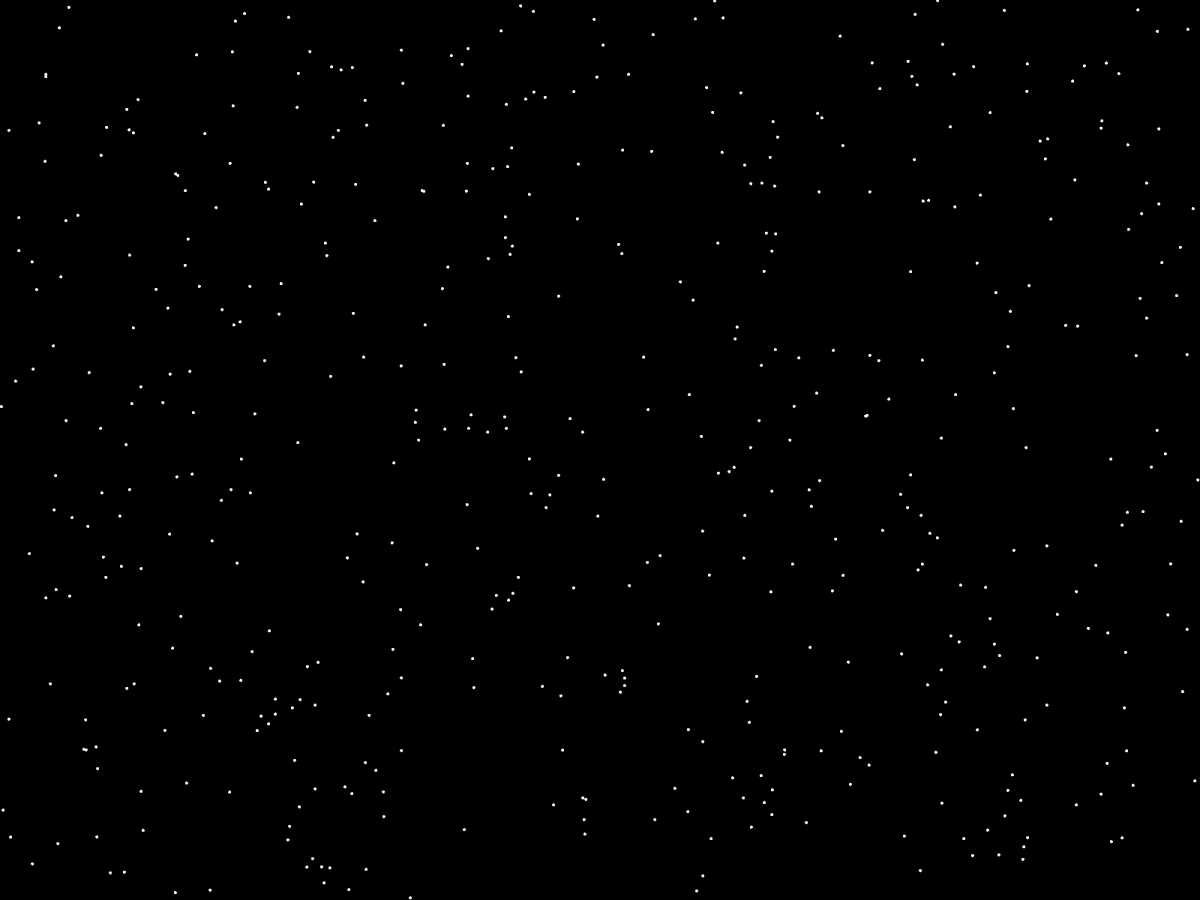
Frame 1 (no input)
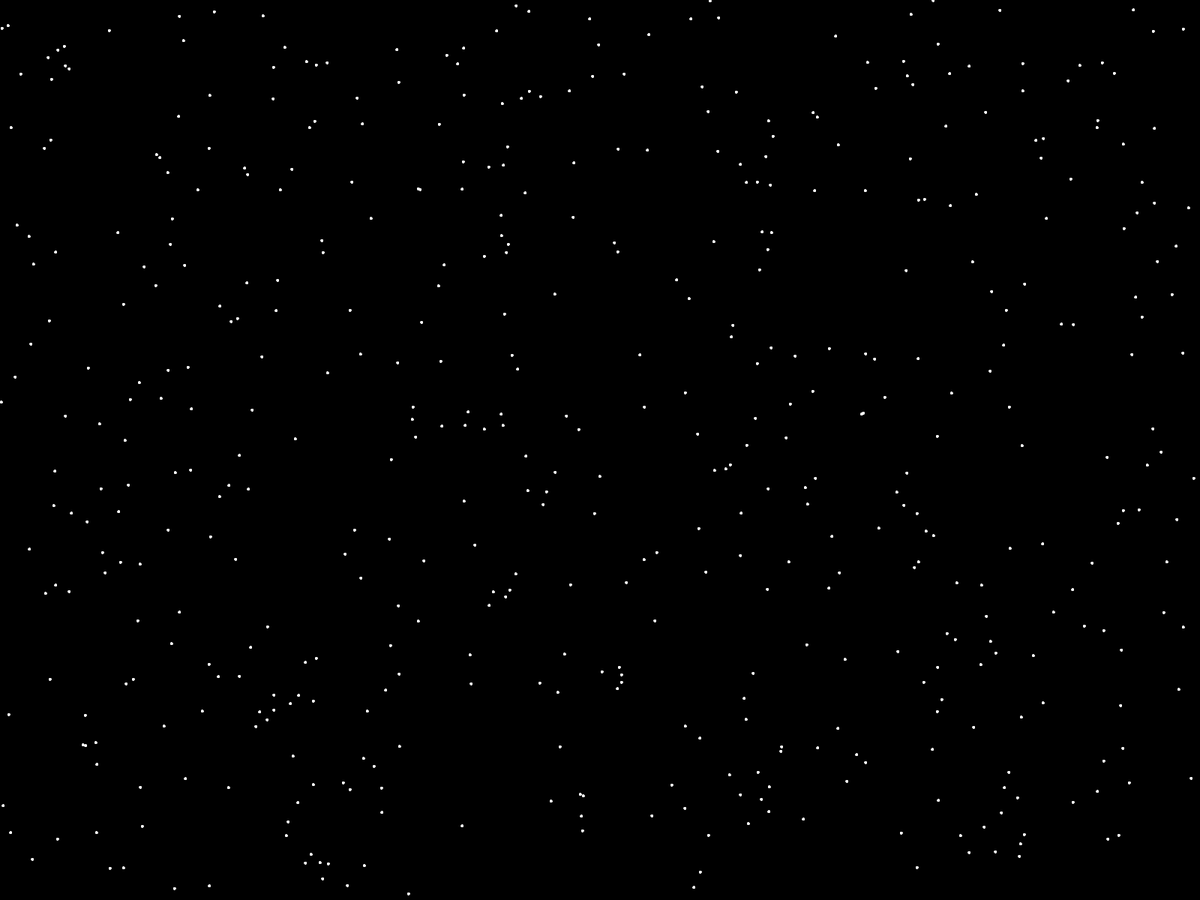
Frame 60 (the mouse pressed at the canvas centre just before this capture)
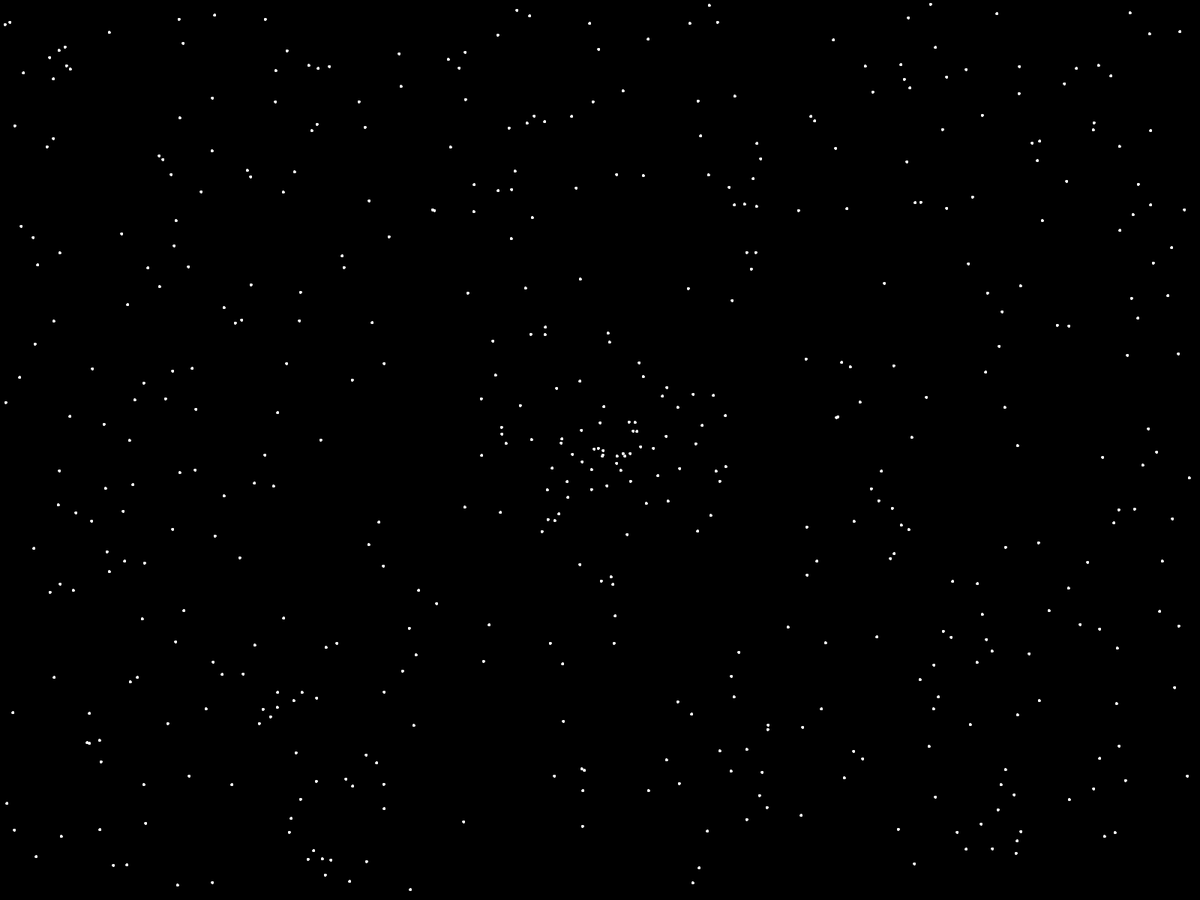
Frame 120 (the mouse held since frame 60 and released just before this capture)

The Processing sketch that drew these frames (run headless with seeded random() and noise(); from frame 60 on, the mouse is pressed at the canvas centre):

// Processing sketch: floor_Prototype_3b
// ── floor_Prototype_3b.pde
//Adopted from Daniel Shiffman https://www.youtube.com/watch?v=7eBLAgT0yUs
//Created by Miya Fordah
//Edited Nov 2nd, 2019

Particle[] particle = new Particle[500];

void setup() {
  //size(1000, 1000);
  fullScreen();
  for (int i = 0; i < particle.length; i++) {
    particle[i] = new Particle((float)random(width), (float)random(height));
  }
}

void draw() {
  background(0);
  for (int i = 0; i < particle.length; i++) {
    particle[i].update();
    particle[i].velocity();
    particle[i].display();
    
  }
}

// ── Particle.pde
class Particle {
  PVector location;
  PVector velocity;
  PVector acceleration;
  float locX;
  float locY;
  float velocityLimit;
  float mouseDistance;

  Particle( float locX, float locY) {
    this.locX = locX;
    this.locY = locY;
    location = new PVector(locX, locY);
    velocity = new PVector(0, 0);
    acceleration = new PVector(0, 0);
  }

  void update() {
    PVector mouse = new PVector(mouseX, mouseY);
    mouse.sub(location);
    mouse.setMag(0.1);
    acceleration = mouse;

    velocity.add(acceleration);
    location.add(velocity);
    velocity.limit(velocityLimit);
  }
  
  void velocity(){
    mouseDistance = dist(mouseX, mouseY, location.x, location.y);
    if(mouseDistance < 100){
      velocityLimit = 5;
    }else if(mouseDistance < 300){
      velocityLimit = 2.5;
    }else if (mouseDistance < 500) {
      velocityLimit = .5;
    }else{
      velocityLimit = 0;
    }
  }

  void display() {
    stroke(255);
    circle(location.x, location.y, 3);
  }
}
